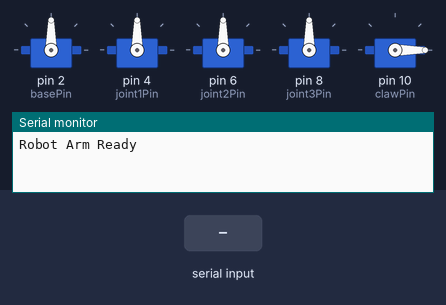
The sketch below on a simulated Arduino Uno, built with avr-gcc and run on an emulated ATmega328P. Parts: 5 × servo, the last lines printed to the serial monitor. Inputs (shaded band) come from the test bench.

Above: at 1.2 s.
1.3 s: "30,150,10\n" received over Serial
At 1.8 s:
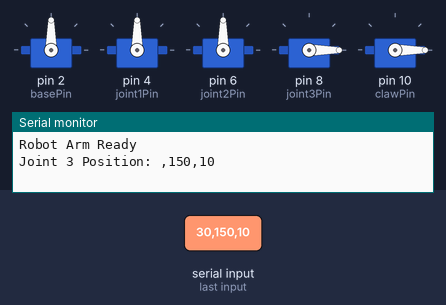
2.8 s: "200\n" received over Serial
At 3.9 s:
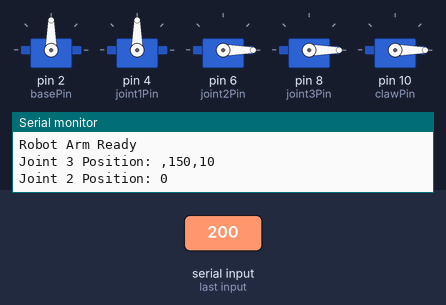
4.3 s: "c,45\n" received over Serial
At 5.1 s:
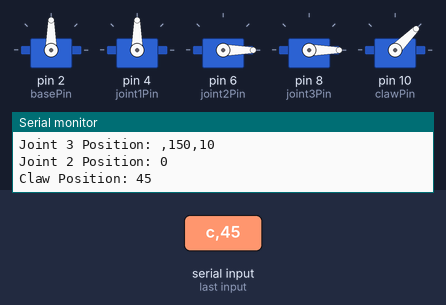
5.8 s: "c90\n" received over Serial
At 6.2 s:
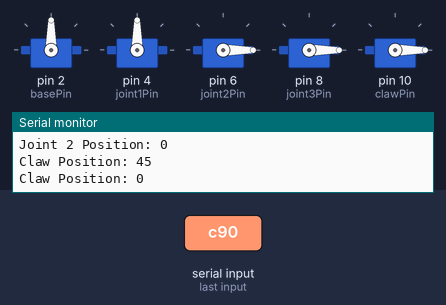
Timing chart, 0 to 8.3 s (numbered marks = the images above; inputs shaded):
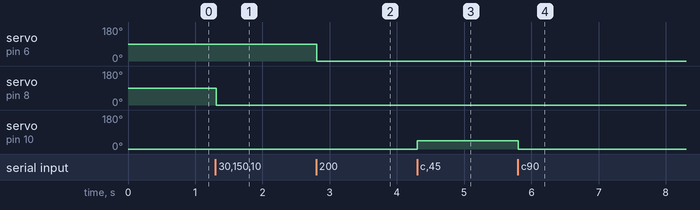

Measured:
- after the input at 1.3 s, servo on pin 8 (joint3Pin): 90° → 0° at once
- after the input at 2.8 s, servo on pin 6 (joint2Pin): 90° → 0° at once
- after the input at 4.3 s, servo on pin 10 (clawPin): 0° → 45° at once
- after the input at 5.8 s, servo on pin 10 (clawPin): 45° → 0° at once

The sketch:

CodeForTheArm.ino
```cpp
#include <Servo.h>

Servo base;
Servo joint1;
Servo joint2;
Servo joint3;
Servo claw;

const int basePin = 2;
const int joint1Pin = 4;
const int joint2Pin = 6;
const int joint3Pin = 8;
const int clawPin = 10;

void setup() {
  Serial.begin(9600);

  base.attach(basePin);
  joint1.attach(joint1Pin);
  joint2.attach(joint2Pin);
  joint3.attach(joint3Pin);
  claw.attach(clawPin);

  base.write(90);
  joint1.write(90);
  joint2.write(90);
  joint3.write(90);
  claw.write(0);

  Serial.println("Robot Arm Ready");
}

void loop() {
  if (Serial.available() > 0) {
    String command = Serial.readStringUntil('\n');  // Read until newline character
    command.trim();  // Remove any leading or trailing whitespace

    if (command.length() < 2) {
      Serial.println("Invalid command length");
      return;
    }

    char joint = command.charAt(0);
    String params = command.substring(2);

    switch (joint) {
      case 'b':
        handleBase(params);
        break;
      case '1':
        joint1.write(params.toInt());
        Serial.print("Joint 1 Position: ");
        Serial.println(params);
        break;
      case '2':
        joint2.write(params.toInt());
        Serial.print("Joint 2 Position: ");
        Serial.println(params);
        break;
      case '3':
        joint3.write(params.toInt());
        Serial.print("Joint 3 Position: ");
        Serial.println(params);
        break;
      case 'c':
        claw.write(params.toInt());
        Serial.print("Claw Position: ");
        Serial.println(params);
        break;
      default:
        Serial.println("Unknown command");
        break;
    }
  }
}

void handleBase(String params) {
  if (params.length() < 3) {
    Serial.println("Invalid base command length");
    return;
  }

  char direction = params.charAt(0);
  int milliseconds = params.substring(1).toInt();

  switch (direction) {
    case 'r':
      base.write(80);
      Serial.println("Base turning right");
      break;
    case 'l':
      base.write(100);
      Serial.println("Base turning left");
      break;
    default:
      Serial.println("Unknown direction");
      break;
  }

  delay(milliseconds);
  base.write(90);
}
```
